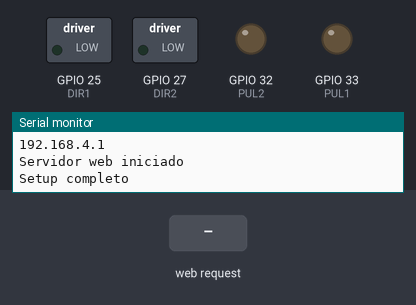
Bench run of a sketch on a simulated ESP32. Shown: switched loads named in the sketch (green lamp = pin HIGH), output pins drawn as LEDs (lit = HIGH), the last lines printed to the serial monitor. The test bench sets the inputs (shaded band).

Above: at 1.2 s.
1.3 s: HTTP request GET /setAngle1?value=120 received
At 2.1 s:
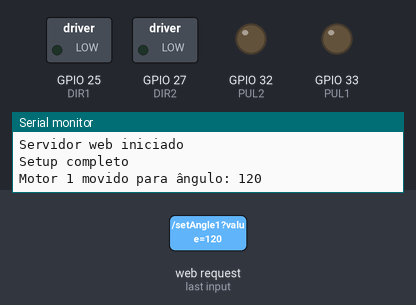
3.0 s: HTTP request GET /setAngle1?value=1 received
At 4.4 s:
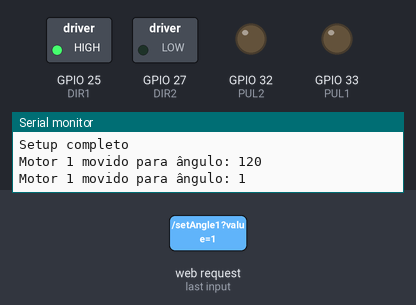
4.7 s: HTTP request GET /setAngle2?value=120 received
At 6.1 s:
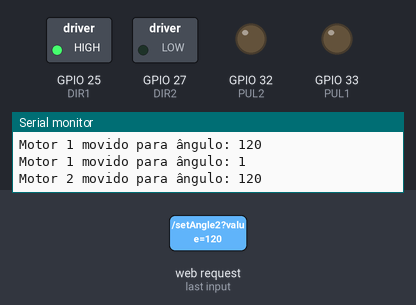
6.4 s: HTTP request GET /setAngle2?value=1 received
At 7.4 s:
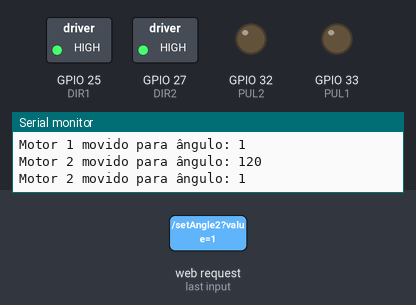
8.2 s: HTTP request GET /setAngle1?value=1 received
At 8.9 s:
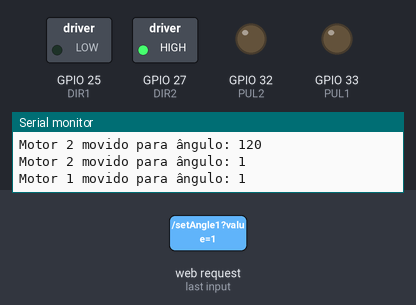
9.7 s: HTTP request GET /setAngle1?value=0 received
At 10.1 s:
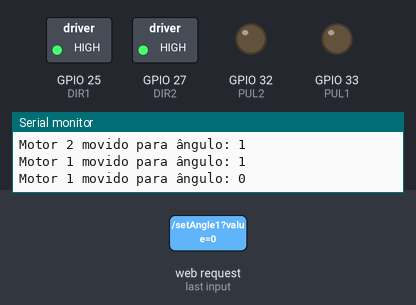
Timing chart, 0 to 12.2 s (numbered marks = the images above; inputs shaded):
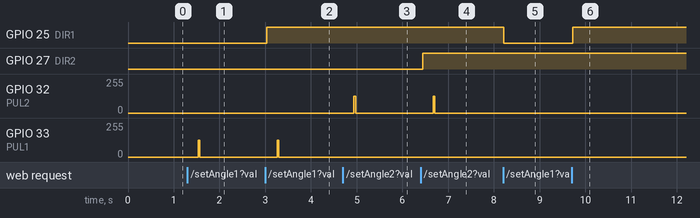

The sketch:

fulcodde.ino
```cpp
////#include <Arduino.h>
////#include <AsyncTCP.h>
////#include <ESPAsyncWebServer.h>
////#include <DNSServer.h>
////
////// Configuração do motor
////int PUL = 25; // Pino de Pulso
////int DIR = 26; // Pino de Direção
////int ENA = 27; // Pino de Ativação
////
////// Configuração da rede Wi-Fi
////const char* ssid = "ESP32_Motor_Controller"; // Nome da rede Wi-Fi
////const char* password = "";                   // Senha (em branco)
////
////// Servidor web e DNS
////AsyncWebServer server(80);
////DNSServer dnsServer;
////
////int stepsPerRevolution = 6400; // Exemplo: quantidade de passos para uma revolução completa
////int currentPosition = 0; // Armazena a posição atual do motor em passos
////
////// Função para mover o motor para um ângulo específico
////void moveToAngle(int angle) {
////  int targetSteps = map(angle, 0, 360, 0, stepsPerRevolution);
////  int stepsToMove = targetSteps - currentPosition;
////
////  digitalWrite(DIR, stepsToMove >= 0 ? HIGH : LOW); // Define a direção
////
////  // Converte para positivo se for negativo
////  stepsToMove = abs(stepsToMove);
////
////  for (int i = 0; i < stepsToMove; i++) {
////    digitalWrite(ENA, HIGH);
////    digitalWrite(PUL, HIGH);
////    delayMicroseconds(50);
////    digitalWrite(PUL, LOW);
////    delayMicroseconds(50);
////  }
////
////  // Atualiza a posição atual
////  currentPosition = targetSteps;
////}
////
////// Função para definir um novo marco inicial
////void resetPosition() {
////  currentPosition = 0;
////}
////
////void webServerSetup() {
////  // Página inicial com controle de ângulo e botão de reset
////  server.on("/", HTTP_GET, [](AsyncWebServerRequest *request){
////    request->send(200, "text/html", R"rawliteral(
////      <!DOCTYPE html>
////      <html lang="pt-BR">
////      <head>
////          <meta charset="UTF-8">
////          <meta name="viewport" content="width=device-width, initial-scale=1.0">
////          <title>Controle de Motor</title>
////          <style>
////              body { font-family: Arial, sans-serif; text-align: center; margin-top: 50px; }
////              .slider { width: 80%; }
////              .container { max-width: 600px; margin: auto; }
////              button { padding: 10px 20px; font-size: 16px; margin-top: 20px; }
////          </style>
////      </head>
////      <body>
////          <div class="container">
////              <h2>Controle do Motor</h2>
////              <label for="angle">Ângulo (0-360): <span id="angleValue">0</span>°</label>
////              <input type="range" id="angle" min="0" max="360" value="0" class="slider" oninput="updateAngle(this.value)">
////              <button onclick="setAngle()">Definir Ângulo</button>
////              <button onclick="resetMotor()">Zerar Posição</button>
////          </div>
////          <script>
////              function updateAngle(value) {
////                  document.getElementById('angleValue').innerText = value;
////              }
////
////              function setAngle() {
////                  const angle = document.getElementById('angle').value;
////                  fetch(`/setAngle?value=${angle}`);
////              }
////
////              function resetMotor() {
////                  fetch(`/resetPosition`);
////              }
////          </script>
////      </body>
////      </html>
////    )rawliteral");
////    Serial.println("Página de controle do motor carregada");
////  });
////
////  // Rota para definir o ângulo
////  server.on("/setAngle", HTTP_GET, [](AsyncWebServerRequest *request){
////    if (request->hasParam("value")) {
////      int angle = request->getParam("value")->value().toInt();
////      moveToAngle(angle);
////      request->send(200, "text/plain", "Ângulo definido");
////      Serial.print("Ângulo movido para: ");
////      Serial.println(angle);
////    } else {
////      request->send(400, "text/plain", "Parâmetro 'value' ausente");
////    }
////  });
////
////  // Rota para redefinir a posição do motor
////  server.on("/resetPosition", HTTP_GET, [](AsyncWebServerRequest *request){
////    resetPosition();
////    request->send(200, "text/plain", "Posição redefinida para zero");
////    Serial.println("Posição redefinida para zero");
////  });
////
////  // Redireciona qualquer outra rota para a página raiz
////  server.onNotFound([](AsyncWebServerRequest *request){
////    request->redirect("/");
////  });
////
////  // Inicia o servidor
////  server.begin();
////  Serial.println("Servidor web iniciado");
////}
////
////void setup() {
////  Serial.begin(115200);
////
////  // Configura os pinos do motor
////  pinMode(PUL, OUTPUT);
////  pinMode(DIR, OUTPUT);
////  pinMode(ENA, OUTPUT);
////
////  // Configura o ESP32 como ponto de acesso
////  WiFi.softAP(ssid, password);
////  Serial.println("Wi-Fi iniciado");
////
////  // Exibe o IP do ponto de acesso
////  Serial.println(WiFi.softAPIP());
////
////  // Configura o DNS para redirecionar todas as requisições para o IP do ESP32
////  dnsServer.start(53, "*", WiFi.softAPIP());
////
////  // Configura as rotas do servidor web
////  webServerSetup();
////
////  Serial.println("Setup completo");
////}
////
////void loop() {
////  dnsServer.processNextRequest(); // Mantém o DNS ativo para o portal cativo
////}
//
//
//#include <Arduino.h>
//#include <AsyncTCP.h>
//#include <ESPAsyncWebServer.h>
//#include <DNSServer.h>
//
//// Configuração dos pinos para o driver TB6600
////int PUL = 25; // Pino de Pulso (Pulse +)
////int DIR = 26; // Pino de Direção (Dir +)
//
//int PUL = 33; // Pino de Pulso (Pulse +)
//int DIR = 25; // Pino de Direção (Dir +)
//
//// Configuração da rede Wi-Fi
//const char* ssid = "ESP32_Motor_Controller"; // Nome da rede Wi-Fi
//const char* password = "";                   // Senha (em branco)
//
//// Servidor web e DNS
//AsyncWebServer server(80);
//DNSServer dnsServer;
//
//int stepsPerRevolution = 6400; // Quantidade de passos para uma revolução completa
//int currentPosition = 0; // Posição atual do motor em passos
//
//// Função para mover o motor para um ângulo específico
//void moveToAngle(int angle) {
//  int targetSteps = map(angle, 0, 360, 0, stepsPerRevolution);
//  int stepsToMove = targetSteps - currentPosition;
//
//  digitalWrite(DIR, stepsToMove >= 0 ? HIGH : LOW); // Define a direção
//
//  // Converte para positivo se for negativo
//  stepsToMove = abs(stepsToMove);
//
//  for (int i = 0; i < stepsToMove; i++) {
//    digitalWrite(PUL, HIGH);
//    delayMicroseconds(50);
//    digitalWrite(PUL, LOW);
//    delayMicroseconds(50);
//  }
//
//  // Atualiza a posição atual
//  currentPosition = targetSteps;
//}
//
//// Função para definir um novo marco inicial
//void resetPosition() {
//  currentPosition = 0;
//}
//
//void webServerSetup() {
//  // Página inicial com controle de ângulo e botão de reset
//  server.on("/", HTTP_GET, [](AsyncWebServerRequest *request){
//    request->send(200, "text/html", R"rawliteral(
//      <!DOCTYPE html>
//      <html lang="pt-BR">
//      <head>
//          <meta charset="UTF-8">
//          <meta name="viewport" content="width=device-width, initial-scale=1.0">
//          <title>Controle de Motor</title>
//          <style>
//              body { font-family: Arial, sans-serif; text-align: center; margin-top: 50px; }
//              .slider { width: 80%; }
//              .container { max-width: 600px; margin: auto; }
//              button { padding: 10px 20px; font-size: 16px; margin-top: 20px; }
//          </style>
//      </head>
//      <body>
//          <div class="container">
//              <h2>Controle do Motor</h2>
//              <label for="angle">Ângulo (0-360): <span id="angleValue">0</span>°</label>
//              <input type="range" id="angle" min="0" max="360" value="0" class="slider" oninput="updateAngle(this.value)">
//              <button onclick="setAngle()">Definir Ângulo</button>
//              <button onclick="resetMotor()">Zerar Posição</button>
//          </div>
//          <script>
//              function updateAngle(value) {
//                  document.getElementById('angleValue').innerText = value;
//              }
//
//              function setAngle() {
//                  const angle = document.getElementById('angle').value;
//                  fetch(`/setAngle?value=${angle}`);
//              }
//
//              function resetMotor() {
//                  fetch(`/resetPosition`);
//              }
//          </script>
//      </body>
//      </html>
//    )rawliteral");
//    Serial.println("Página de controle do motor carregada");
//  });
//
//  // Rota para definir o ângulo
//  server.on("/setAngle", HTTP_GET, [](AsyncWebServerRequest *request){
//    if (request->hasParam("value")) {
//      int angle = request->getParam("value")->value().toInt();
//      moveToAngle(angle);
//      request->send(200, "text/plain", "Ângulo definido");
//      Serial.print("Ângulo movido para: ");
//      Serial.println(angle);
//    } else {
//      request->send(400, "text/plain", "Parâmetro 'value' ausente");
//    }
//  });
//
//  // Rota para redefinir a posição do motor
//  server.on("/resetPosition", HTTP_GET, [](AsyncWebServerRequest *request){
//    resetPosition();
//    request->send(200, "text/plain", "Posição redefinida para zero");
//    Serial.println("Posição redefinida para zero");
//  });
//
//  // Redireciona qualquer outra rota para a página raiz
//  server.onNotFound([](AsyncWebServerRequest *request){
//    request->redirect("/");
//  });
//
//  // Inicia o servidor
//  server.begin();
//  Serial.println("Servidor web iniciado");
//}
//
//void setup() {
//  Serial.begin(115200);
//
//  // Configura os pinos do motor
//  pinMode(PUL, OUTPUT);
//  pinMode(DIR, OUTPUT);
//
//  // Configura o ESP32 como ponto de acesso
//  WiFi.softAP(ssid, password);
//  Serial.println("Wi-Fi iniciado");
//
//  // Exibe o IP do ponto de acesso
//  Serial.println(WiFi.softAPIP());
//
//  // Configura o DNS para redirecionar todas as requisições para o IP do ESP32
//  dnsServer.start(53, "*", WiFi.softAPIP());
//
//  // Configura as rotas do servidor web
//  webServerSetup();
//
//  Serial.println("Setup completo");
//}
//
//void loop() {
//  dnsServer.processNextRequest(); // Mantém o DNS ativo para o portal cativo
//}


#include <Arduino.h>
#include <AsyncTCP.h>
#include <ESPAsyncWebServer.h>
#include <DNSServer.h>

// Configuração dos pinos para os dois motores
int PUL1 = 33; // Pino de Pulso do Motor 1 (Pulse +)
int DIR1 = 25; // Pino de Direção do Motor 1 (Dir +)
int PUL2 = 32; // Pino de Pulso do Motor 2 (Pulse +)
int DIR2 = 27; // Pino de Direção do Motor 2 (Dir +


// Configuração da rede Wi-Fi
const char* ssid = "ESP32_Motor_Controller"; // Nome da rede Wi-Fi
const char* password = "";                   // Senha (em branco)

// Servidor web e DNS
AsyncWebServer server(80);
DNSServer dnsServer;

int stepsPerRevolution = 6400; // Passos para uma revolução completa
int currentPosition1 = 0; // Posição atual do Motor 1 em passos
int currentPosition2 = 0; // Posição atual do Motor 2 em passos

// Função para mover o Motor 1 para um ângulo específico
void moveToAngle1(int angle) {
  int targetSteps = map(angle, 0, 360, 0, stepsPerRevolution);
  int stepsToMove = targetSteps - currentPosition1;

  // Define a direção do motor
  digitalWrite(DIR1, stepsToMove >= 0 ? LOW : HIGH);
  stepsToMove = abs(stepsToMove); // Converte para positivo, caso seja negativo

  // Realiza os passos necessários para o ângulo especificado
  for (int i = 0; i < stepsToMove; i++) {
    digitalWrite(PUL1, HIGH);
    delayMicroseconds(50);
    digitalWrite(PUL1, LOW);
    delayMicroseconds(50);
  }

  // Atualiza a posição atual
  currentPosition1 = targetSteps;
}

// Função para mover o Motor 2 para um ângulo específico
void moveToAngle2(int angle) {
  int targetSteps = map(angle, 0, 360, 0, stepsPerRevolution);
  int stepsToMove = targetSteps - currentPosition2;

  // Define a direção do motor
  digitalWrite(DIR2, stepsToMove >= 0 ? LOW : HIGH);
  stepsToMove = abs(stepsToMove); // Converte para positivo, caso seja negativo

  // Realiza os passos necessários para o ângulo especificado
  for (int i = 0; i < stepsToMove; i++) {
    digitalWrite(PUL2, HIGH);
    delayMicroseconds(50);
    digitalWrite(PUL2, LOW);
    delayMicroseconds(50);
  }

  // Atualiza a posição atual
  currentPosition2 = targetSteps;
}

// Funções para redefinir a posição dos motores
void resetPosition1() { currentPosition1 = 0; }
void resetPosition2() { currentPosition2 = 0; }

void webServerSetup() {
  // Página inicial com controles para os dois motores
  server.on("/", HTTP_GET, [](AsyncWebServerRequest *request){
    request->send(200, "text/html", R"rawliteral(
      <!DOCTYPE html>
      <html lang="pt-BR">
      <head>
          <meta charset="UTF-8">
          <meta name="viewport" content="width=device-width, initial-scale=1.0">
          <title>Controle de Motores</title>
          <style>
              body { font-family: Arial, sans-serif; text-align: center; margin-top: 50px; }
              .slider { width: 80%; }
              .container { max-width: 600px; margin: auto; }
              button { padding: 10px 20px; font-size: 16px; margin-top: 20px; }
          </style>
      </head>
      <body>
          <div class="container">
              <h2>Controle do Motor 1</h2>
              <label for="angle1">Ângulo Motor 1 (0-360): <span id="angleValue1">0</span>°</label>
              <input type="range" id="angle1" min="0" max="360" value="0" class="slider" oninput="updateAngle1(this.value)">
              <button onclick="setAngle1()">Definir Ângulo Motor 1</button>
              <button onclick="resetMotor1()">Zerar Posição Motor 1</button>

              <h2>Controle do Motor 2</h2>
              <label for="angle2">Ângulo Motor 2 (0-360): <span id="angleValue2">0</span>°</label>
              <input type="range" id="angle2" min="0" max="360" value="0" class="slider" oninput="updateAngle2(this.value)">
              <button onclick="setAngle2()">Definir Ângulo Motor 2</button>
              <button onclick="resetMotor2()">Zerar Posição Motor 2</button>
          </div>
          <script>
              function updateAngle1(value) {
                  document.getElementById('angleValue1').innerText = value;
              }
              function setAngle1() {
                  const angle = document.getElementById('angle1').value;
                  fetch(`/setAngle1?value=${angle}`);
              }
              function resetMotor1() {
                  fetch(`/resetPosition1`);
              }

              function updateAngle2(value) {
                  document.getElementById('angleValue2').innerText = value;
              }
              function setAngle2() {
                  const angle = document.getElementById('angle2').value;
                  fetch(`/setAngle2?value=${angle}`);
              }
              function resetMotor2() {
                  fetch(`/resetPosition2`);
              }
          </script>
      </body>
      </html>
    )rawliteral");
    Serial.println("Página de controle dos motores carregada");
  });

  // Rota para definir o ângulo do Motor 1
  server.on("/setAngle1", HTTP_GET, [](AsyncWebServerRequest *request){
    if (request->hasParam("value")) {
      int angle = request->getParam("value")->value().toInt();
      moveToAngle1(angle);
      request->send(200, "text/plain", "Ângulo do Motor 1 definido");
      Serial.print("Motor 1 movido para ângulo: ");
      Serial.println(angle);
    } else {
      request->send(400, "text/plain", "Parâmetro 'value' ausente");
    }
  });

  // Rota para definir o ângulo do Motor 2
  server.on("/setAngle2", HTTP_GET, [](AsyncWebServerRequest *request){
    if (request->hasParam("value")) {
      int angle = request->getParam("value")->value().toInt();
      moveToAngle2(angle);
      request->send(200, "text/plain", "Ângulo do Motor 2 definido");
      Serial.print("Motor 2 movido para ângulo: ");
      Serial.println(angle);
    } else {
      request->send(400, "text/plain", "Parâmetro 'value' ausente");
    }
  });

  // Rota para redefinir a posição do Motor 1
  server.on("/resetPosition1", HTTP_GET, [](AsyncWebServerRequest *request){
    resetPosition1();
    request->send(200, "text/plain", "Posição do Motor 1 redefinida para zero");
    Serial.println("Posição do Motor 1 redefinida para zero");
  });

  // Rota para redefinir a posição do Motor 2
  server.on("/resetPosition2", HTTP_GET, [](AsyncWebServerRequest *request){
    resetPosition2();
    request->send(200, "text/plain", "Posição do Motor 2 redefinida para zero");
    Serial.println("Posição do Motor 2 redefinida para zero");
  });

  // Redireciona qualquer outra rota para a página raiz
  server.onNotFound([](AsyncWebServerRequest *request){
    request->redirect("/");
  });

  // Inicia o servidor
  server.begin();
  Serial.println("Servidor web iniciado");
}

void setup() {
  Serial.begin(115200);

  // Configura os pinos dos motores
  pinMode(PUL1, OUTPUT);
  pinMode(DIR1, OUTPUT);
  pinMode(PUL2, OUTPUT);
  pinMode(DIR2, OUTPUT);

  // Configura o ESP32 como ponto de acesso
  WiFi.softAP(ssid, password);
  Serial.println("Wi-Fi iniciado");

  // Exibe o IP do ponto de acesso
  Serial.println(WiFi.softAPIP());

  // Configura o DNS para redirecionar todas as requisições para o IP do ESP32
  dnsServer.start(53, "*", WiFi.softAPIP());

  // Configura as rotas do servidor web
  webServerSetup();

  Serial.println("Setup completo");
}

void loop() {
  dnsServer.processNextRequest(); // Mantém o DNS ativo para o portal cativo
}
```

Measured:
- after the input at 1.3 s, GPIO 33 (PUL1): 0/255 → 127/255 after 0.23 s, → 0/255 0.04 s later
- after the input at 3.0 s, GPIO 25 (DIR1): LOW → HIGH at once; GPIO 33 (PUL1): 0/255 → 127/255 after 0.26 s, → 0/255 0.04 s later
- after the input at 4.7 s, GPIO 32 (PUL2): 0/255 → 127/255 after 0.24 s, → 0/255 0.04 s later
- after the input at 6.4 s, GPIO 27 (DIR2): LOW → HIGH at once; GPIO 32 (PUL2): 0/255 → 127/255 after 0.27 s, → 0/255 0.04 s later
- after the input at 8.2 s, GPIO 25 (DIR1): HIGH → LOW at once
- after the input at 9.7 s, GPIO 25 (DIR1): LOW → HIGH at once
